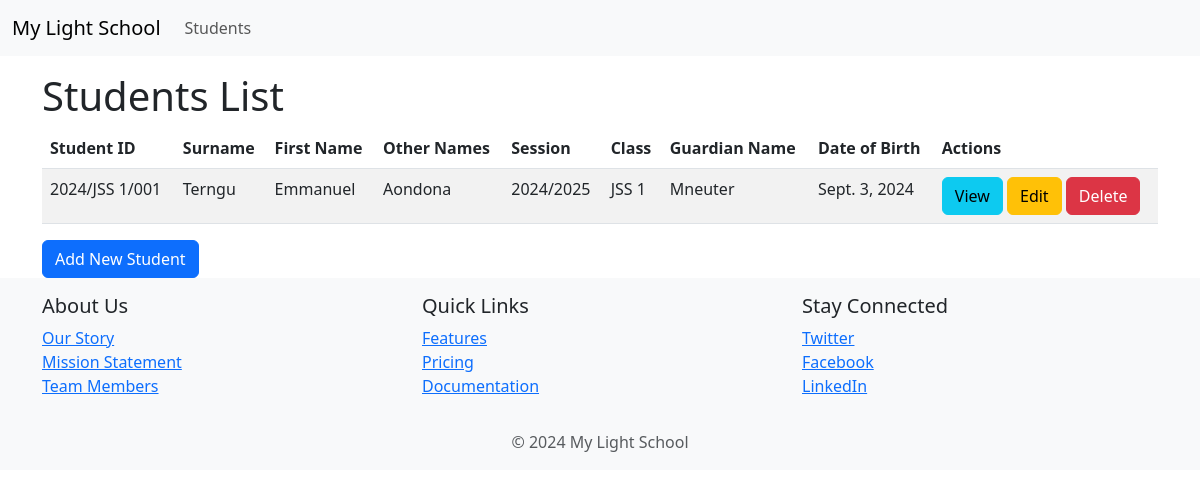
The app's page /students/, older data.
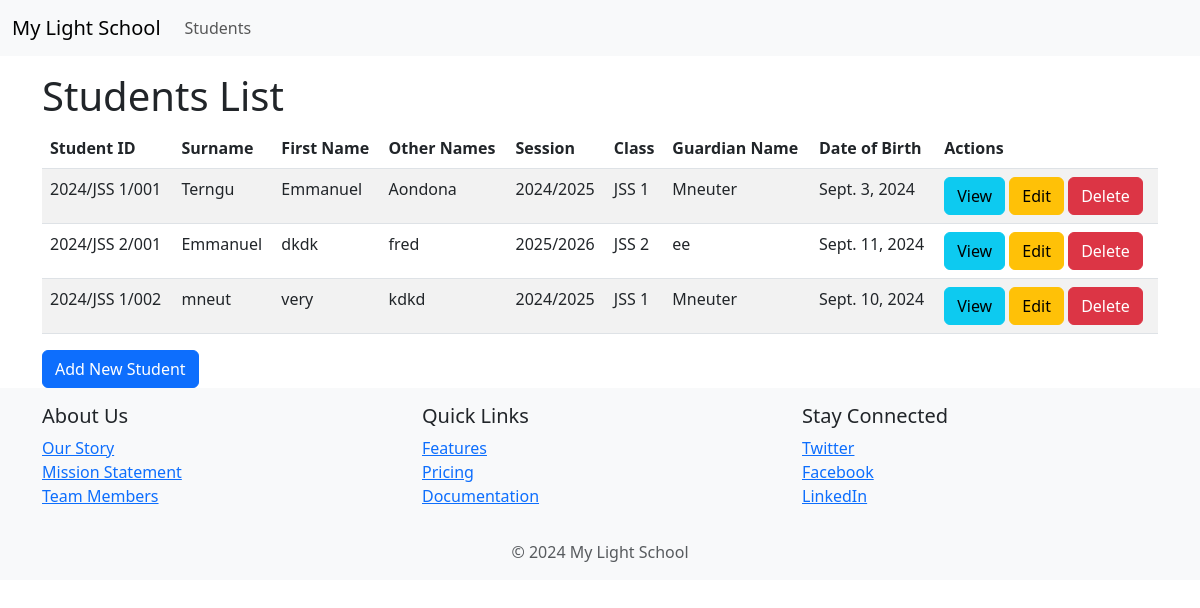
The same page, newer data.
### students/models.py (models this page shows, shortened)
class Student(models.Model):
    student_id = models.CharField(max_length=20, unique=True, blank=True)
    surname = models.CharField(max_length=50)
    other_names = models.CharField(max_length=50, blank=True)
    first_name = models.CharField(max_length=50)
    session = models.ForeignKey(Session, on_delete=models.CASCADE)
    student_class = models.ForeignKey(StudentClass, on_delete=models.CASCADE,)
    profile_picture = models.ImageField(upload_to='profile_pics/', default='default.jpg')
    guardian_name = models.CharField(max_length=100)
    date_of_birth = models.DateField()
    created_at = models.DateField(auto_now_add=True)

class Session(models.Model):
    id = models.CharField(max_length=50, primary_key=True)
    name = models.CharField(max_length=255)
    description = models.TextField()
    def __str__(self):
        return self.name

class StudentClass(models.Model):
    id = models.CharField(max_length=20, primary_key=True)
    name = models.CharField(max_length=50)
    description = models.TextField()
    def __str__(self):
        return self.name

### students/views.py (the view)
# urls.py: path('', views.students_list, name='students_list'),
def students_list(request):
    students = Student.objects.all()
    return render(request, 'students/students_list.html', {'students': students})

### students/templates/students/students_list.html (shortened to what this page needs)
{% extends 'base.html' %}
{% block content %}
<h1>Students List</h1>
<table class="table table-striped">
  <thead>
    <tr>
      <th>Student ID</th>
      <th>Surname</th>
      <th>First Name</th>
      <th>Other Names</th>
      <th>Session</th>
      <th>Class</th>
      <th>Guardian Name</th>
      <th>Date of Birth</th>
      <th>Actions</th>
    </tr>
  </thead>
  <tbody>
    {% for student in students %}
    <tr>
      <td>{{ student.student_id }}</td>
      <td>{{ student.surname }}</td>
      <td>{{ student.first_name }}</td>
      <td>{{ student.other_names }}</td>
      <td>{{ student.session }}</td>
      <td>{{ student.student_class }}</td>
      <td>{{ student.guardian_name }}</td>
      <td>{{ student.date_of_birth }}</td>
      <td>
        <a href="{% url 'students:students_detail' student.pk %}" class="btn btn-info">View</a>
        <a href="{% url 'students:students_update' student.pk %}" class="btn btn-warning">Edit</a>
        <a href="{% url 'students:students_delete' student.pk %}" class="btn btn-danger">Delete</a>
      </td>
    </tr>
    {% empty %}
    <tr>
      <td colspan="9">No students found.</td>
    </tr>
    {% endfor %}
  </tbody>
</table>
<a href="{% url 'students:add_student' %}" class="btn btn-primary">Add New Student</a>
{% endblock %}

### templates/base.html (shortened to what this page needs)
<!DOCTYPE html>
<html lang="en">
<head>
    <link href="https://cdn.jsdelivr.net/npm/bootstrap@5.3.0/dist/css/bootstrap.min.css" rel="stylesheet">
</head>
<body>
    <header>
        <nav class="navbar navbar-expand-lg navbar-light bg-light fixed-top">
            <div class="container-fluid">
                <a class="navbar-brand" href="{% url 'home' %}">My Light School</a>
                <div class="collapse navbar-collapse" id="navbarNav">
                    <ul class="navbar-nav">
                        <li class="nav-item">
                            <a class="nav-link" href="{% url 'students:students_list' %}">Students</a>
                        </li>
                    </ul>
                </div>
            </div>
        </nav>
    </header>
    <div class="container mt-5 pt-4">
        {% block content %} {% endblock %}
    </div>
    <footer class="footer mt-auto py-3 bg-light">
        <div class="container">
            <div class="row">
                <div class="col-md-4">
                    <h5>About Us</h5>
                    <ul class="list-unstyled">
                        <li><a href="#">Our Story</a></li>
                        <li><a href="#">Mission Statement</a></li>
                        <li><a href="#">Team Members</a></li>
                    </ul>
                </div>
                <div class="col-md-4">
                    <h5>Quick Links</h5>
                    <ul class="list-unstyled">
                        <li><a href="#">Features</a></li>
                        <li><a href="#">Pricing</a></li>
                        <li><a href="#">Documentation</a></li>
                    </ul>
                </div>
                <div class="col-md-4">
                    <h5>Stay Connected</h5>
                    <ul class="list-unstyled">
                        <li><a href="#">Twitter</a></li>
                        <li><a href="#">Facebook</a></li>
                        <li><a href="#">LinkedIn</a></li>
                    </ul>
                </div>
            </div>
        </div>
        <div class="container text-center mt-3">
            <span class="text-muted">&copy; 2024 My Light School</span>
        </div>
    </footer>
</body>
</html>

Row changes from the older to the newer data that the page shows:
added Student: student_id "2024/JSS 2/001", surname "Emmanuel", first_name "dkdk", other_names "fred", session "2025/2026", student_class "JSS 2", guardian_name "ee", date_of_birth "Sept. 11, 2024"
added Student: student_id "2024/JSS 1/002", surname "mneut", first_name "very", other_names "kdkd", session "2024/2025", student_class "JSS 1", guardian_name "Mneuter", date_of_birth "Sept. 10, 2024"
